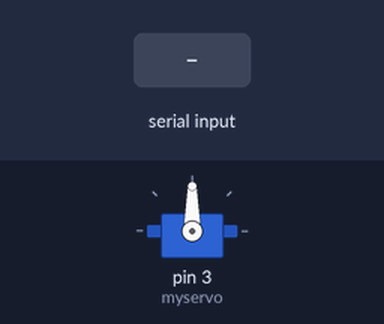
A sketch run on a simulated Arduino Uno, built with avr-gcc and run on an emulated ATmega328P. Shown: servo. The inputs (shaded band) are chosen by the test bench. What the sketch prints to the serial monitor is not drawn.

Above: at 3.7 s.
3.8 s: "a" received over Serial
At 4.4 s:
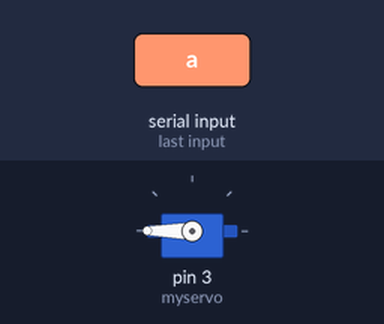
5.4 s: "d" received over Serial
At 6.5 s:
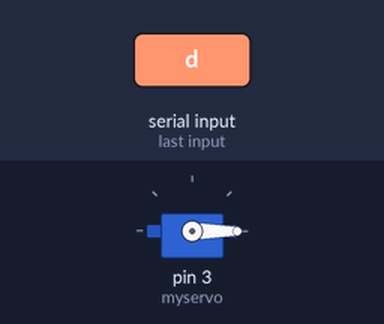
7.2 s: "a" received over Serial
At 7.51 s:
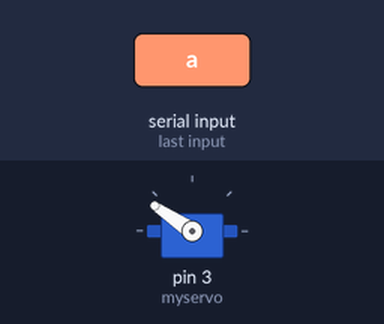
Timing chart, 0 to 10.2 s (numbered marks = the images above; inputs shaded):
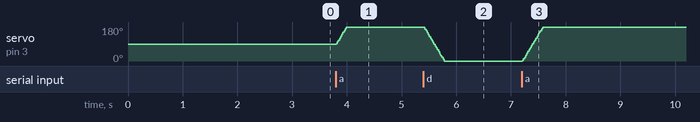

The sketch:

servo.ino
```cpp
/*
    @name             Servo
    @description      Servo
    @version          1.0
    @date             2020/6/4
    @Author           chemoontheshy
*/
#include <Servo.h>
Servo myservo;
int pos = 90;
void setup() {
  Serial.begin(115200);//串口调试波特率
  myservo.attach(3);
  //
  int a = 0;

  while (a < 5) {
    Serial.print(".");
    a = a + 1;
    delay(500);
  }
  Serial.println("ready");
}

void loop()
{
  if (Serial.available() > 0)//串口接收到数据
  {
    String data;
    while (Serial.available() > 0) {
      data = data + char(Serial.read());
      delay(2);
    }
    Serial.println("data:" + data);
    if (data == "a") {
      for (pos; pos <= 180; pos ++) { // 0°到180°
        // in steps of 1 degree
        myservo.write(pos);              // 舵机角度写入
            delay(2);            // 等待转动到指定角度
      }
    } if (data == "d") {
      for (pos ; pos >= 0; pos --) { // 从180°到0°
        myservo.write(pos);              // 舵机角度写入
        delay(2);                      // 等待转动到指定角度
      }
    } if (data == "s") {
        myservo.write(90);              // 舵机角度写
       delay(5);
    }
  }

}
```

Measured:
- after the input at 3.8 s, servo on pin 3 (myservo): moves from 90° to 180° over 0.18 s, starting at once
- after the input at 5.4 s, servo on pin 3 (myservo): moves from 180° to 0° over 0.37 s, starting at once
- after the input at 7.2 s, servo on pin 3 (myservo): moves from 0° to 180° over 0.37 s, starting at once
